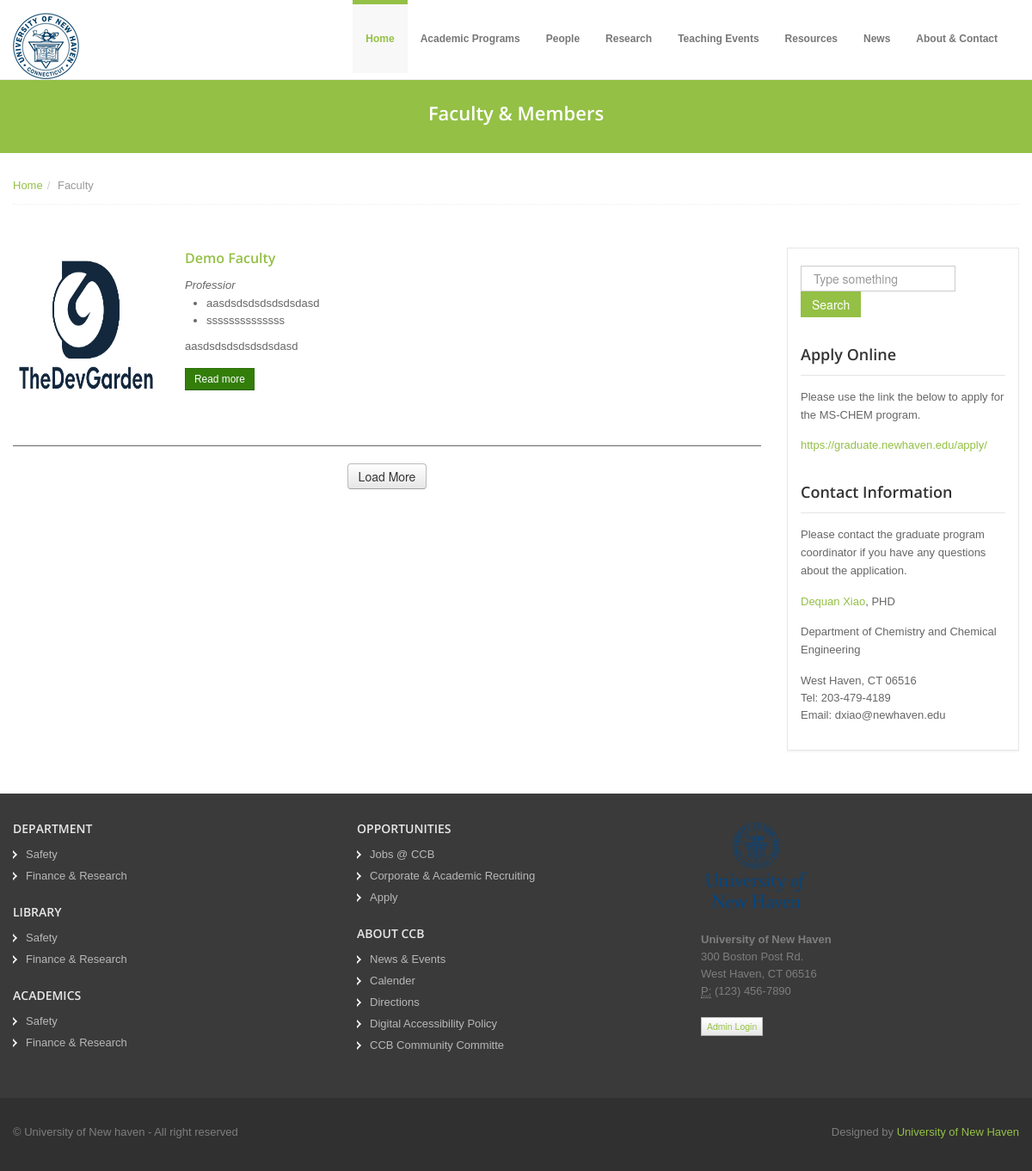
The app's page /faculty/ with its own data.
### peopleApp/models.py (models this page shows, shortened)
class faculty(models.Model) :
    name = models.TextField(max_length=100)
    faculty_image = models.ImageField(null=True, blank=True, upload_to="Images/")
    email = models.EmailField(max_length=50)
    designation = models.TextField(max_length=100)
    experience = models.TextField(max_length=100)
    about = models.TextField(max_length=500, null=True)
    url = models.TextField(max_length=100)

### HomeApp/views.py (the view)
def facultys(request):
    data = faculty.objects.order_by('name')
    return render(request,'HomeApp/faculty.html',context={'faculty':data})

### templates/HomeApp/faculty.html (shortened to what this page needs)
{% extends "layouts/guest.html" %}
{% load static %}
{% block content %}
  <section id="subintro">
    <div class="jumbotron subhead" id="overview">
      <div class="container">
        <div class="row">
          <div class="span12">
            <div class="centered">
              <h3>Faculty & Members</h3>
            </div>
          </div>
        </div>
      </div>
    </div>
  </section>
  <section id="breadcrumb">
    <div class="container">
      <div class="row">
        <div class="span12">
          <ul class="breadcrumb notop">
            <li><a href="{% url 'index' %}">Home</a><span class="divider">/</span></li>
            <li class="active">Faculty</li>
          </ul>
        </div>
      </div>
    </div>
  </section>
  <section id="maincontent">
    <div class="container">
      <div class="row">
        <div class="span9">
          {% for value in faculty%}
          <article class="blog-post faculty_card">
            <div class="row">
              <div class="span2">
                <div class="post-image">
                  <a href="#"><img src="/media/{{ BASIC_DIR }}/{{value.faculty_image}}" alt="" style="height:180px; width:180px; border-radius: 8px; "/></a>
                </div>
              </div>
              <div class="span6">
                <div class="post-heading">
                  <h5><a href="#">{{ value.name }}</a></h5>
                  <i>{{ value.designation }}</i></br>
                </div>
                <div class="clearfix">
                  {{ value.experience|safe }}
                  <p>{{ value.about }}</p>
                  <a href="{{ value.url}}" class="btn btn-small btn-success" type="button">Read more</a>
                </div>
              </div>
            </div>
          </article>
          {% endfor %}
          <div class="pagination" style="display:flex; justify-content:center">
                  <button class="btn btn-sm" id="loadMore">Load More</button>
          </div>
        </div>
        <div class="span3">
          <aside>
            <div class="widget">
              <form class="form-search">
                <input placeholder="Type something" type="text" class="input-medium search-query">
                <button type="submit" class="btn btn-flat btn-color">Search</button>
              </form>
            </div>
            <div class="widget">
              <h4>Apply Online</h4>
              <p>Please use the link the below to apply for the MS-CHEM program.</p>
              <a href="https://graduate.newhaven.edu/apply/">https://graduate.newhaven.edu/apply/</a>
            </div>
            <div class="widget">
              <h4>Contact Information</h4>
              <p>Please contact the graduate program coordinator if you have any questions about the application.</p>
              <p><a href="#">Dequan Xiao</a>, PHD</p>
              <p>Department of Chemistry and Chemical Engineering</p>
              <address>
                West Haven, CT 06516 <br>
                Tel: 203-479-4189 <br>
                Email: dxiao@newhaven.edu <br>
              </address>
            </div>
          </aside>
        </div>
      </div>
    </div>
  </section>
 {% endblock content %}

### static/css/docs.css (style rules this page uses)
section { padding-top: 30px; }
.jumbotron { position: relative; }

### static/css/style.css (style rules this page uses)
.row { margin-bottom: 20px; }
#maincontent { z-index: 1000; margin-top: 0px; }
section#subintro { width: 100%; color: #fff; height: auto; margin: 0 auto; padding: 0; margin-top: 80px; }
.pagination { margin-top: 0; }
aside { padding: 20px 15px 0 15px; margin: 0 0 30px 0; border: 1px solid #e6e6e6; -webkit-box-shadow: 0 2px 0 rgba(0, 0, 0, 0.03); -moz-box-shadow: 0 2px 0 rgba(0, 0, 0, 0.03); box-shadow: 0 2px 0 rgba(0, 0, 0, 0.03); -webkit-box-sizing: border-box; -moz-box-sizing: border-box; box-sizing: border-box; }
aside .widget { margin-bottom: 30px; }
aside .widget h4 { border-bottom: 1px solid #e5e5e5; padding-bottom: 10px; margin-bottom: 15px; }
article.blog-post { margin-bottom: 20px; border-bottom: 1px solid }
article.blog-post img { margin-bottom: 30px; }
.subhead { text-align: left; margin: 0 0 20px 0; padding: 35px 0 10px 0 }
.subhead h3 { color: #fff; margin: 0; padding: 0; }
#breadcrumb .breadcrumb { margin: -30px 0 0 0; border-bottom: 1px dotted #eeeeee; padding-bottom: 10px; }
.breadcrumb>li { display: inline-block; *display: inline; line-height: 1.6em; *zoom: 1; }
.breadcrumb>li>.divider { padding: 0 5px; color: #ccc; }
.centered { text-align: center; }

### static/color/default.css (style rules this page uses)
a { color: #94c045; }
.btn-color { background: #94c045; border: 1px solid #94c045; *background: #81ab35; }
section#subintro { background: #94c045; }

### records on screen
faculty: faculty_image (picture), name "Demo Faculty", designation "Professior", experience "aasdsdsdsdsdsdsdasd ssssssssssssss", about "aasdsdsdsdsdsdsdasd"
